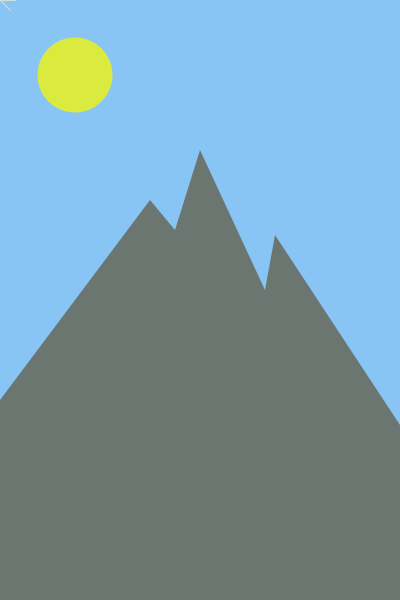
Frame 1 (no input)
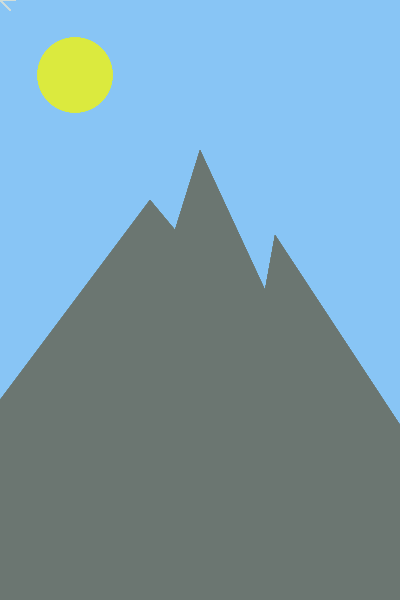
Frame 60 (the mouse pressed at the canvas centre just before this capture)
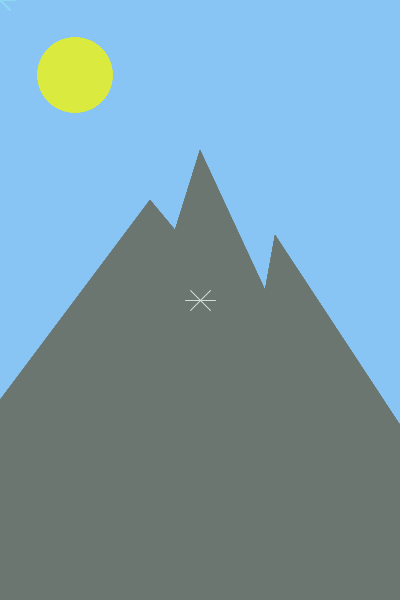
Frame 120 (the mouse held since frame 60 and released just before this capture)

The Processing sketch that drew these frames (run headless with seeded random() and noise(); from frame 60 on, the mouse is pressed at the canvas centre):

// Processing sketch: processing_99150
// ── processing_99150.pde

void setup()
{
  size(400, 600);
  background(136, 197, 245);
  smooth();
  frameRate(10);
}
void draw()
{
  noStroke();
  fill(136, 197, 245,10);
  rect(0, 0, width, height);
  fill(219,234,62);
  ellipse(75,75,75,75);

  fill(107,118,113);
  beginShape();
  vertex(0, 600);
  vertex(0, 400);
  vertex(150, 200);
  vertex(175, 230);
  vertex(200, 150);
  vertex(265, 290);
  vertex(275, 235);
  vertex(400, 425);
  vertex(width, height);
  endShape(CLOSE);



  stroke(210, 222, 217);
  line(mouseX-10, mouseY-10, mouseX+10, mouseY+10);
  line(mouseX-10, mouseY+10, mouseX+10, mouseY-10);
  line(mouseX-15, mouseY, mouseX+15, mouseY);
}
